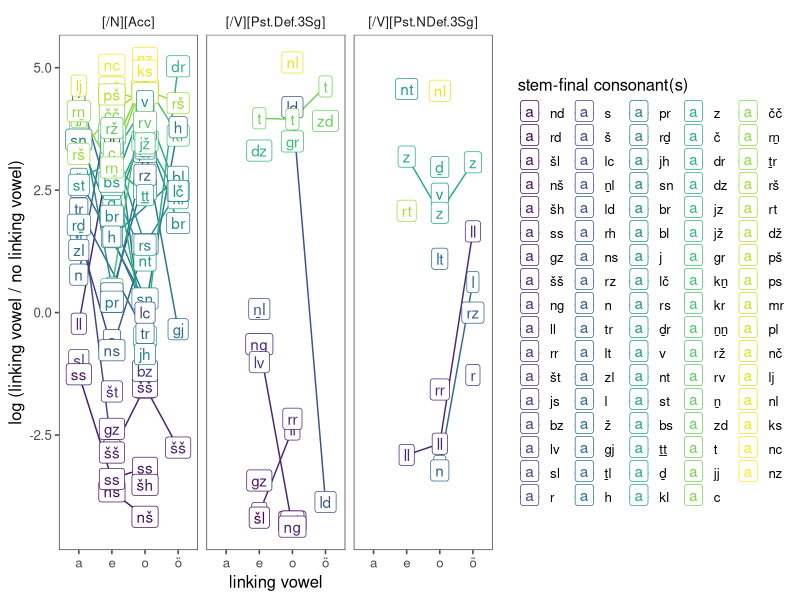
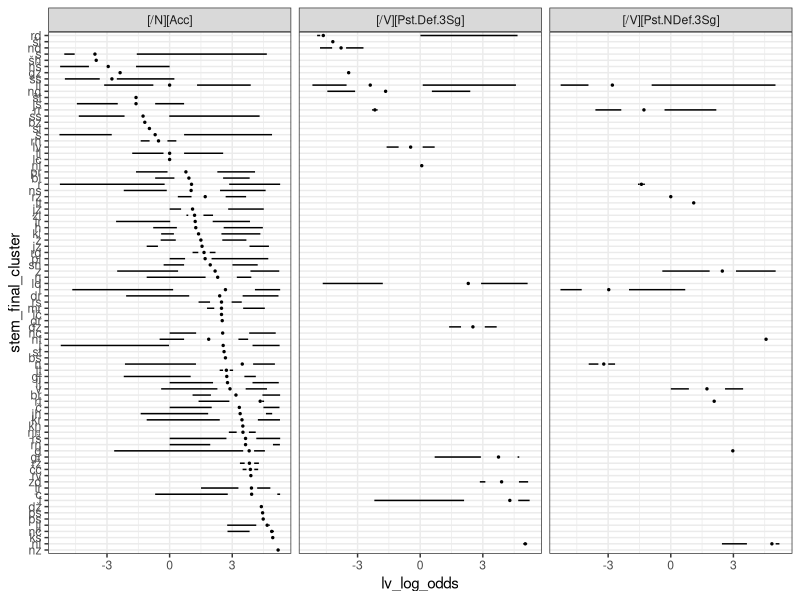
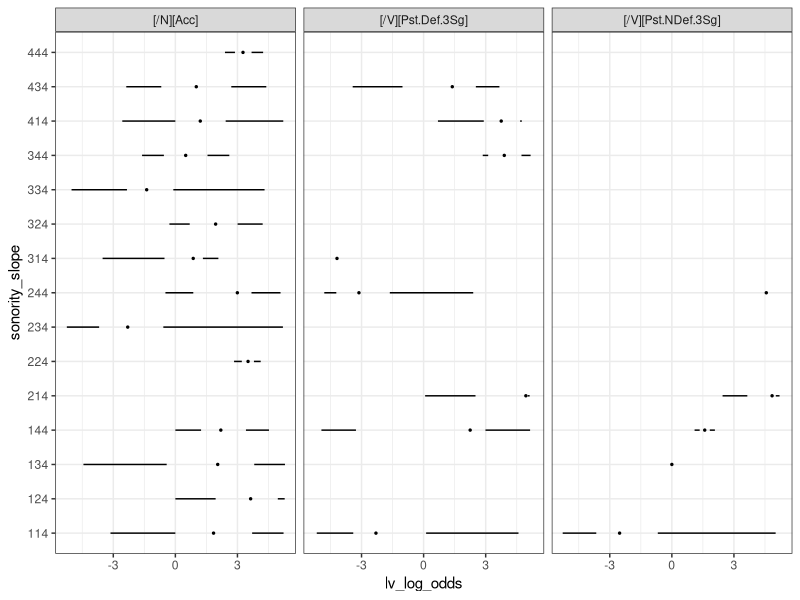

These figures' R source, in order:
# -- head -- #

setwd('~/Github/RaczRebrus2025/')

library(tidyverse)
library(ggthemes)

# -- fun -- #

tallyC = function(dat){
  dat |> 
    summarise(
      lv_freq = sum(lv_freq), 
      nlv_freq = sum(nlv_freq),
      .by = c(stem_final_cluster,ultimate_c,linking_vowel,xpostag)
    ) |> 
    mutate(
      lv_log_odds = log(lv_freq / nlv_freq)
    )
}

# -- read -- #

d = read_tsv('lv_n_v_pairs.tsv')

# -- wrangle -- #

d |> 
  count(xpostag)

d |> 
  count(stem_final_cluster,xpostag) |> 
  pivot_wider(names_from = xpostag, values_from = n) |> 
  na.omit() |> 
  pull(stem_final_cluster)

s = d |> 
  tallyC()

# -- viz -- #

s |> 
  mutate(stem_final_cluster = fct_reorder(stem_final_cluster, lv_log_odds)) |> 
  ggplot(aes(linking_vowel,lv_log_odds, group = stem_final_cluster, colour = stem_final_cluster, label = stem_final_cluster)) +
  geom_line() +
  geom_label() +
  theme_few() +
  facet_wrap( ~ xpostag) +
  scale_colour_viridis_d() +
  labs(colour = 'stem-final consonant(s)') +
  xlab('linking vowel') +
  ylab('log (linking vowel / no linking vowel)')

d |> 
  mutate(stem_final_cluster = fct_reorder(stem_final_cluster,-lv_log_odds)) |> 
  ggplot(aes(stem_final_cluster,lv_log_odds)) +
  geom_tufteboxplot() +
  coord_flip() +
  theme_bw() +
  facet_wrap( ~ xpostag)

d |> 
  filter(!str_detect(sonority_slope,'NA')) |> 
  ggplot(aes(sonority_slope,lv_log_odds)) +
  geom_tufteboxplot() +
  facet_wrap(~ xpostag) +
  coord_flip() +
  theme_bw()
